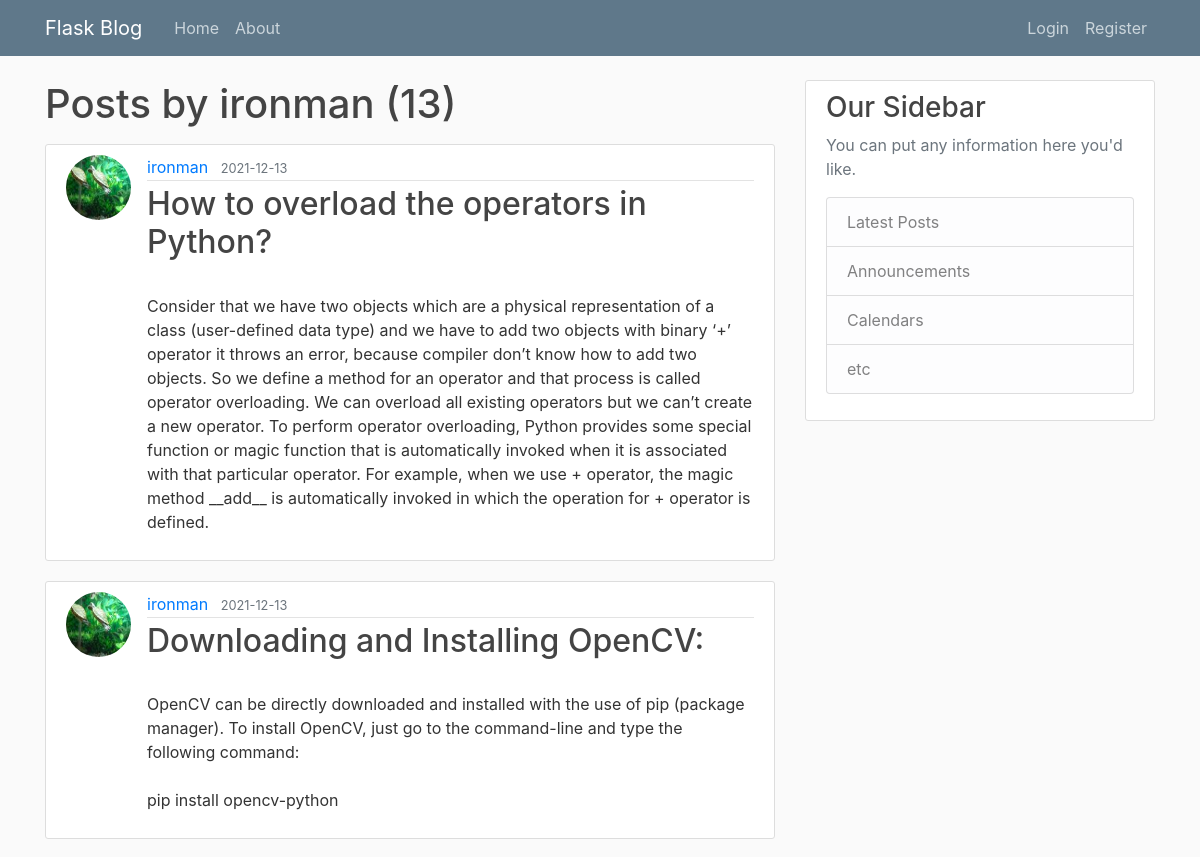
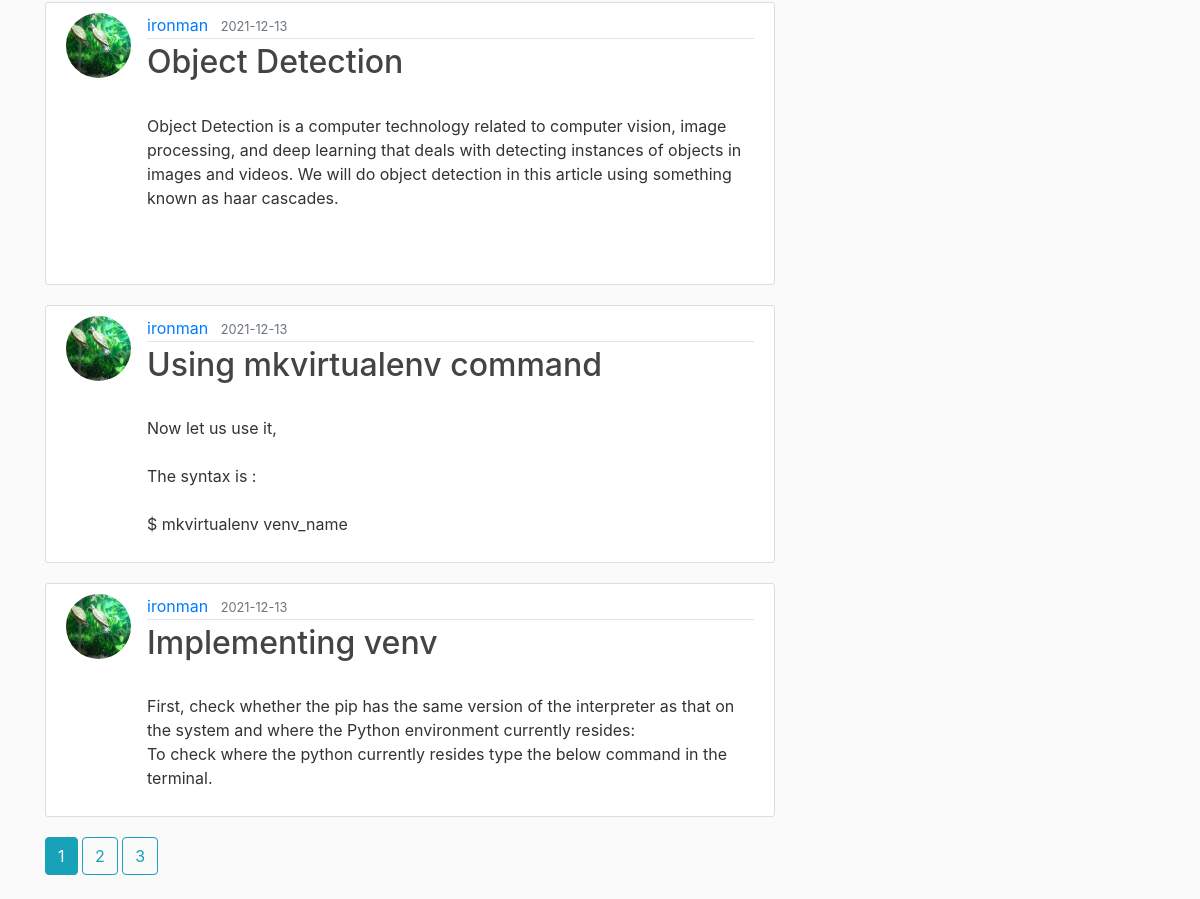
Page /user/ironman on the committed database (2 pictures, top to bottom).
### flask_blog/models.py (models this page shows, shortened)
class User(db.Model, UserMixin):
    id = db.Column(db.Integer, primary_key=True)
    username = db.Column(db.String(20), unique=True, nullable=False)
    email = db.Column(db.String(120), unique=True, nullable=False)
    image_file = db.Column(db.String(20), nullable=False, default='default.jpg')
    password = db.Column(db.String(60), nullable=False)
    posts = db.relationship('Post', backref='author', lazy=True)

class Post(db.Model):
    id = db.Column(db.Integer, primary_key=True)
    title = db.Column(db.String(100), nullable=False)
    date_posted = db.Column(db.DateTime, nullable=False, default=datetime.utcnow)
    content = db.Column(db.Text, nullable=False)
    user_id = db.Column(db.Integer, db.ForeignKey('user.id'), nullable=False)

### flask_blog/users/routes.py (the view)
@users.route("/user/<string:username>")
def user_posts(username):
    page = request.args.get('page', 1, type=int)
    user = User.query.filter_by(username=username).first_or_404()
    posts = Post.query.filter_by(author=user)\
        .order_by(Post.date_posted.desc())\
        .paginate(page=page, per_page=5)
    return render_template('user_posts.html', posts=posts, user=user)

### flask_blog/templates/user_posts.html
{% extends "layout.html" %}
{% block content %}
    <h1 class="mb-3">Posts by {{ user.username }} ({{ posts.total }})</h1>
    {% for post in posts.items %}
        <article class="media content-section">
          <img class="rounded-circle article-img" src="{{ url_for('static', filename='profile_pics/' + post.author.image_file) }}">
          <div class="media-body">
            <div class="article-metadata">
              <a class="mr-2" href="{{ url_for('users.user_posts', username=post.author.username) }}">{{ post.author.username }}</a>
              <small class="text-muted">{{ post.date_posted.strftime('%Y-%m-%d') }}</small>
            </div>
            <h2><a class="article-title" href="{{ url_for('posts.post', post_id=post.id) }}">{{ post.title }}</a></h2>
            <p class="article-content">{{ post.content }}</p>
          </div>
        </article>
    {% endfor %}
    {% for page_num in posts.iter_pages(left_edge=1, right_edge=1, left_current=1, right_current=2) %}
      {% if page_num %}
        {% if posts.page == page_num %}
          <a class="btn btn-info mb-4" href="{{ url_for('users.user_posts', username=user.username, page=page_num) }}">{{ page_num }}</a>
        {% else %}
          <a class="btn btn-outline-info mb-4" href="{{ url_for('users.user_posts', username=user.username, page=page_num) }}">{{ page_num }}</a>
        {% endif %}
      {% else %}
        ...
      {% endif %}
    {% endfor %}
{% endblock content %}

### flask_blog/static/main.css (style rules this page uses)
body { background: #fafafa; color: #333333; margin-top: 5rem; }
h1, h2, h3, h4, h5, h6 { color: #444444; }
.content-section { background: #ffffff; padding: 10px 20px; border: 1px solid #dddddd; border-radius: 3px; margin-bottom: 20px; }
.article-title { color: #444444; }
.article-content { white-space: pre-line; }
.article-img { height: 65px; width: 65px; margin-right: 16px; }
.article-metadata { padding-bottom: 1px; margin-bottom: 4px; border-bottom: 1px solid #e3e3e3 }

### rows in the picture
User: username "ironman"
Post: image_file (picture), author.username "ironman", date_posted "2021-12-13", title "How to overload the operators in Python?", content "Consider that we have two objects which are a physical representation of a class (user-defined data type) and we have to add two objects with binary ‘+’ operator it throws an error, because compiler don’t know how to add two objects. So we define a method for an operator and that process is called operator overloading. We can overload all existing operators but we can’t create a new operator. To perform operator overloading, Python provides some special function or magic function that is automatically invoked when it is associated with that particular operator. For example, when we use + operator, the magic method __add__ is automatically invoked in which the operation for + operator is…"
Post: image_file (picture), author.username "ironman", date_posted "2021-12-13", title "Downloading and Installing OpenCV:", content "OpenCV can be directly downloaded and installed with the use of pip (package manager). To install OpenCV, just go to the command-line and type the following command: pip install opencv-python"
Post: image_file (picture), author.username "ironman", date_posted "2021-12-13", title "Object Detection", content "Object Detection is a computer technology related to computer vision, image processing, and deep learning that deals with detecting instances of objects in images and videos. We will do object detection in this article using something known as haar cascades."
Post: image_file (picture), author.username "ironman", date_posted "2021-12-13", title "Using mkvirtualenv command", content "Now let us use it, The syntax is : $ mkvirtualenv venv_name"
Post: image_file (picture), author.username "ironman", date_posted "2021-12-13", title "Implementing venv", content "First, check whether the pip has the same version of the interpreter as that on the system and where the Python environment currently resides: To check where the python currently resides type the below command in the terminal."

### other values in the picture
{{ posts.total }} "13"
{{ page_num }} "1"
{{ page_num }} "2" "3"
